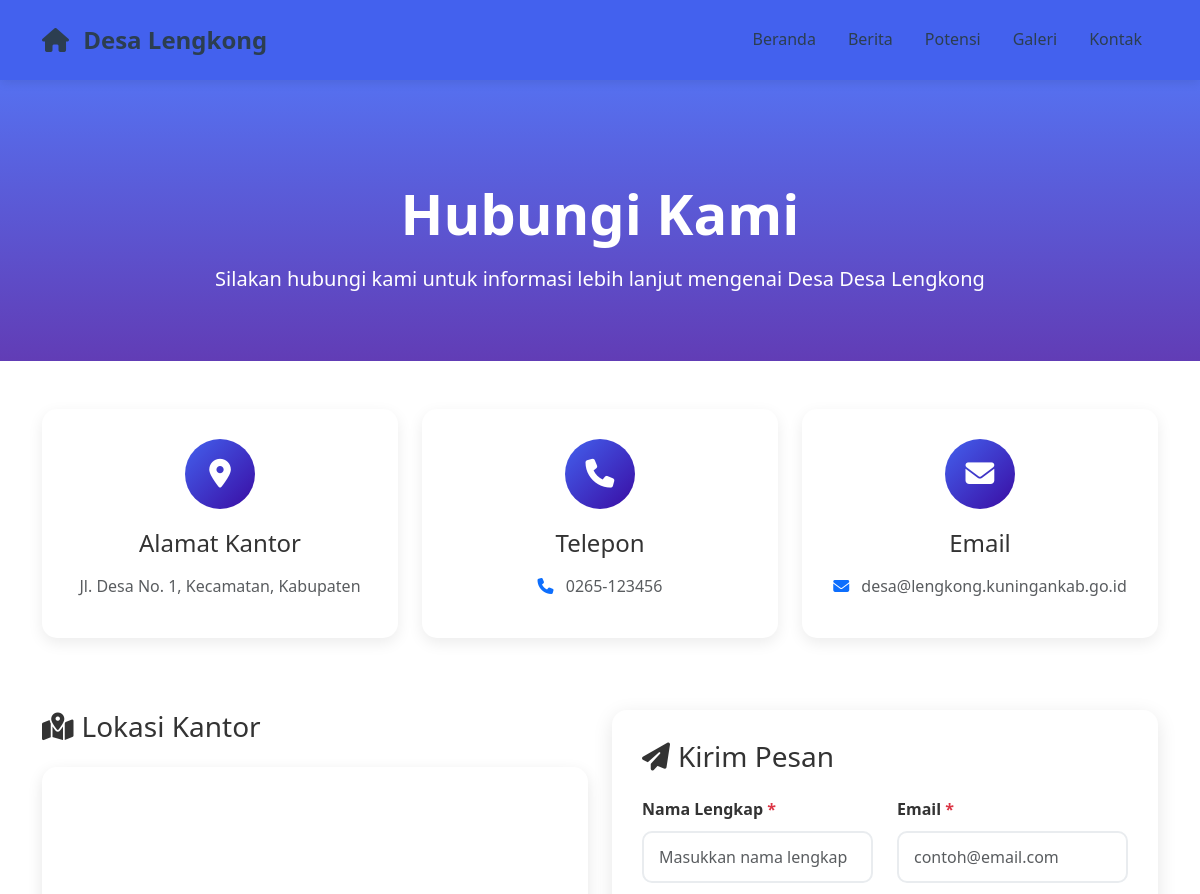
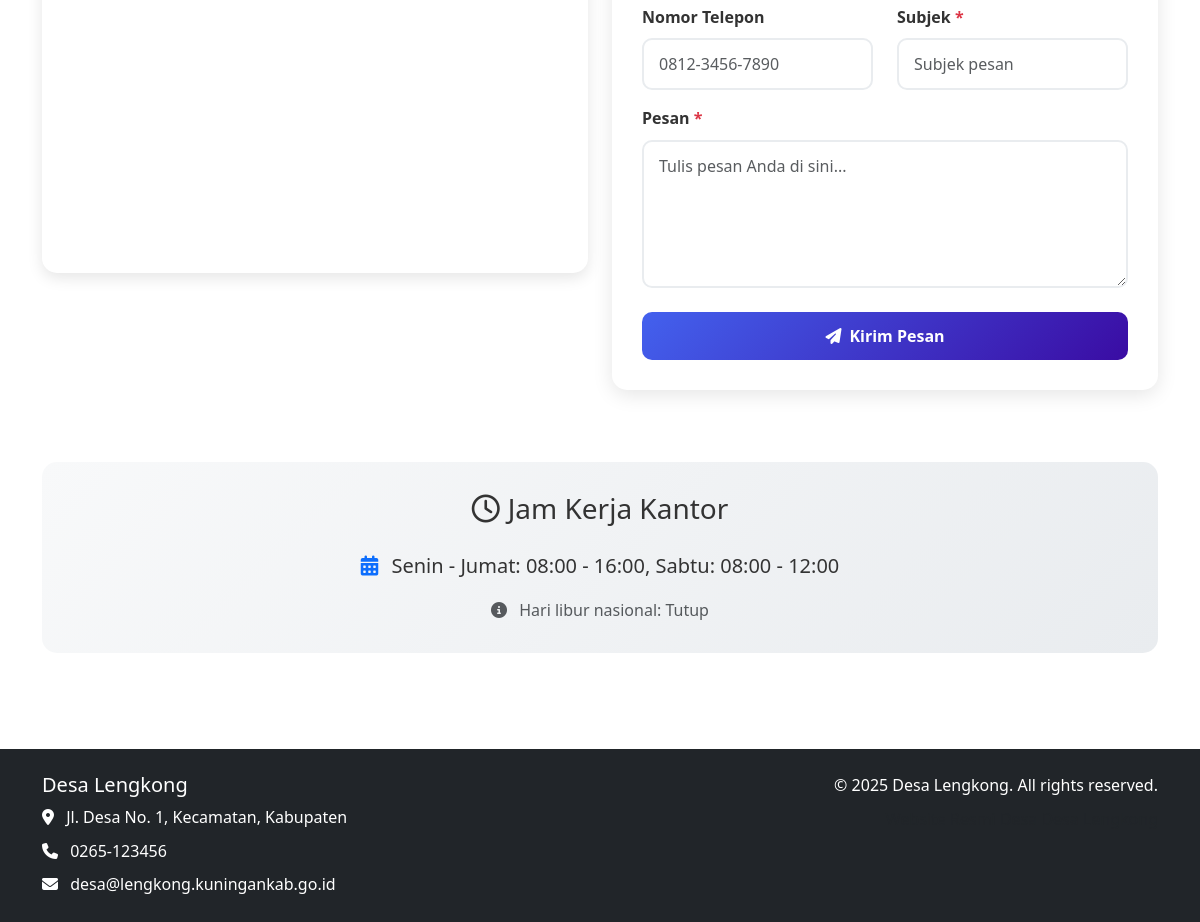
The page /kontak.php on the database its author committed (2 pictures, top to bottom).
### tables this page shows
CREATE TABLE `pengaturan` (
  `id` int NOT NULL,
  `nama_desa` varchar(100) DEFAULT 'Desa Lengkong',
  `motto_desa` varchar(255) DEFAULT NULL,
  `alamat_kantor` text,
  `telepon` varchar(20) DEFAULT NULL,
  `email` varchar(100) DEFAULT NULL,
  `website` varchar(100) DEFAULT NULL,
  `facebook` varchar(100) DEFAULT NULL,
  `instagram` varchar(100) DEFAULT NULL,
  `youtube` varchar(100) DEFAULT NULL,
  `whatsapp` varchar(20) DEFAULT NULL,
  `latitude` decimal(10,8) DEFAULT NULL,
  `longitude` decimal(11,8) DEFAULT NULL,
  `tentang_desa` text,
  `sejarah_desa` text,
  `visi` text,
  `misi` text,
  `logo` varchar(255) DEFAULT NULL,
  `favicon` varchar(255) DEFAULT NULL,
  `theme_color` varchar(7) DEFAULT NULL,
  `updated_at` timestamp NULL DEFAULT CURRENT_TIMESTAMP ON UPDATE CURRENT_TIMESTAMP
);

### kontak.php (the view, shortened to what this page needs)
<?php
require_once '../functions.php';
function get_kontak_settings($conn) {
    $default_settings = [
        'nama_desa' => 'Desa Lengkong',
        'alamat' => 'Jl. Desa No. 1, Kecamatan, Kabupaten',
        'telepon' => '(021) 12345678',
        'telepon2' => '',
        'email' => 'desa@example.com',
        'email2' => '',
        'facebook' => '#',
        'instagram' => '#',
        'youtube' => '#',
        'twitter' => '',
        'maps_embed' => '',
        'jam_kerja' => 'Senin - Jumat: 08:00 - 16:00, Sabtu: 08:00 - 12:00'
    ];
    $result = @mysqli_query($conn, "SHOW TABLES LIKE 'pengaturan'");
    if ($result && mysqli_num_rows($result) > 0) {
        $settings_result = mysqli_query($conn, "SELECT * FROM pengaturan LIMIT 1");
        if ($settings_result && mysqli_num_rows($settings_result) > 0) {
            $db_settings = mysqli_fetch_assoc($settings_result);
            return array_merge($default_settings, $db_settings);
        }
    }
    return $default_settings;
}
$settings = get_kontak_settings($conn);
?>
<!DOCTYPE html>
<html lang="id">
<head>
    <link href="https://cdn.jsdelivr.net/npm/bootstrap@5.3.0/dist/css/bootstrap.min.css" rel="stylesheet">
    <link rel="stylesheet" href="https://cdnjs.cloudflare.com/ajax/libs/font-awesome/6.4.0/css/all.min.css">
    <link rel="stylesheet" href="../assets/css/style.css">
</head>
<body>
    <?php
    if (!file_exists('../includes/header.php')): ?>
    <nav class="navbar navbar-expand-lg navbar-dark fixed-top" style="background: var(--primary);">
        <div class="container">
            <a class="navbar-brand" href="../index.php">
                <i class="fas fa-home me-2"></i>
                <?php echo htmlspecialchars($settings['nama_desa']); ?>
            </a>
            <div class="collapse navbar-collapse" id="navbarNav">
                <ul class="navbar-nav ms-auto">
                    <li class="nav-item"><a class="nav-link" href="../index.php">Beranda</a></li>
                    <li class="nav-item"><a class="nav-link" href="berita.php">Berita</a></li>
                    <li class="nav-item"><a class="nav-link" href="potensi.php">Potensi</a></li>
                    <li class="nav-item"><a class="nav-link" href="galeri.php">Galeri</a></li>
                    <li class="nav-item"><a class="nav-link active" href="kontak.php">Kontak</a></li>
                </ul>
            </div>
        </div>
    </nav>
    <?php else: ?>
        <?php include '../includes/header.php'; ?>
    <?php endif; ?>
    <section class="contact-hero">
        <div class="container">
            <h1 class="display-4 fw-bold mb-3">Hubungi Kami</h1>
            <p class="lead">Silakan hubungi kami untuk informasi lebih lanjut mengenai Desa <?php echo htmlspecialchars($settings['nama_desa']); ?></p>
        </div>
    </section>
    <main class="py-5">
        <div class="container">
            <div class="row mb-5">
                <div class="col-lg-4 col-md-6 mb-4">
                    <div class="contact-card">
                        <div class="contact-icon">
                            <i class="fas fa-map-marker-alt"></i>
                        </div>
                        <h4 class="mb-3">Alamat Kantor</h4>
                        <p class="text-muted mb-0">
                            <?php echo htmlspecialchars($settings['alamat']); ?>
                        </p>
                    </div>
                </div>
                <div class="col-lg-4 col-md-6 mb-4">
                    <div class="contact-card">
                        <div class="contact-icon">
                            <i class="fas fa-phone"></i>
                        </div>
                        <h4 class="mb-3">Telepon</h4>
                        <p class="text-muted mb-2">
                            <i class="fas fa-phone me-2 text-primary"></i>
                            <?php echo htmlspecialchars($settings['telepon']); ?>
                        </p>
                    </div>
                </div>
                <div class="col-lg-4 col-md-6 mb-4">
                    <div class="contact-card">
                        <div class="contact-icon">
                            <i class="fas fa-envelope"></i>
                        </div>
                        <h4 class="mb-3">Email</h4>
                        <p class="text-muted mb-2">
                            <i class="fas fa-envelope me-2 text-primary"></i>
                            <?php echo htmlspecialchars($settings['email']); ?>
                        </p>
                    </div>
                </div>
            </div>
            <div class="row mb-5">
                <div class="col-lg-6 mb-4">
                    <h3 class="mb-4"><i class="fas fa-map-marked-alt me-2"></i>Lokasi Kantor</h3>
                    <div class="map-container">
                        <?php if (!empty($settings['maps_embed'])): ?>
                            <?php echo $settings['maps_embed']; ?>
                        <?php else: ?>
                            <iframe
                                src="https://www.google.com/maps/embed?pb=!1m18!1m12!1m3!1d3966.521260322283!2d106.8195613507824!3d-6.194741395493371!2m3!1f0!2f0!3f0!3m2!1i1024!2i768!4f13.1!3m3!1m2!1s0x2e69f5390917b759%3A0x6b45e67356080477!2sJakarta%2C+Daerah+Khusus+Ibukota+Jakarta!5e0!3m2!1sid!2sid!4v1435246472616"
                                width="100%"
                                height="100%"
                                style="border:0;"
                                allowfullscreen=""
                                loading="lazy"
                                title="Lokasi Kantor Desa">
                            </iframe>
                        <?php endif; ?>
                    </div>
                </div>
                <div class="col-lg-6 mb-4">
                    <div class="contact-form">
                        <h3 class="mb-4"><i class="fas fa-paper-plane me-2"></i>Kirim Pesan</h3>
                        <form method="POST" action="" id="contactForm" novalidate>
                            <div class="row">
                                <div class="col-md-6 mb-3">
                                    <label class="form-label fw-semibold">Nama Lengkap <span class="text-danger">*</span></label>
                                    <input type="text" name="nama" class="form-control"
                                           value="<?php echo htmlspecialchars($_POST['nama'] ?? ''); ?>"
                                           required
                                           placeholder="Masukkan nama lengkap">
                                </div>
                                <div class="col-md-6 mb-3">
                                    <label class="form-label fw-semibold">Email <span class="text-danger">*</span></label>
                                    <input type="email" name="email" class="form-control"
                                           value="<?php echo htmlspecialchars($_POST['email'] ?? ''); ?>"
                                           required
                                           placeholder="contoh@email.com">
                                </div>
                            </div>
                            <div class="row">
                                <div class="col-md-6 mb-3">
                                    <label class="form-label fw-semibold">Nomor Telepon</label>
                                    <input type="tel" name="telepon" class="form-control"
                                           value="<?php echo htmlspecialchars($_POST['telepon'] ?? ''); ?>"
                                           placeholder="0812-3456-7890">
                                </div>
                                <div class="col-md-6 mb-3">
                                    <label class="form-label fw-semibold">Subjek <span class="text-danger">*</span></label>
                                    <input type="text" name="subjek" class="form-control"
                                           value="<?php echo htmlspecialchars($_POST['subjek'] ?? ''); ?>"
                                           required
                                           placeholder="Subjek pesan">
                                </div>
                            </div>
                            <div class="mb-4">
                                <label class="form-label fw-semibold">Pesan <span class="text-danger">*</span></label>
                                <textarea name="pesan" class="form-control" rows="5"
                                          required
                                          placeholder="Tulis pesan Anda di sini..."><?php echo htmlspecialchars($_POST['pesan'] ?? ''); ?></textarea>
                            </div>
                            <button type="submit" class="btn btn-submit">
                                <i class="fas fa-paper-plane me-2"></i>Kirim Pesan
                            </button>
                        </form>
                    </div>
                </div>
            </div>
            <div class="row">
                <div class="col-12">
                    <div class="office-hours">
                        <h3 class="mb-4"><i class="far fa-clock me-2"></i>Jam Kerja Kantor</h3>
                        <p class="lead mb-0">
                            <i class="fas fa-calendar-alt me-2 text-primary"></i>
                            <?php echo htmlspecialchars($settings['jam_kerja']); ?>
                        </p>
                        <p class="text-muted mt-3 mb-0">
                            <i class="fas fa-info-circle me-2"></i>
                            Hari libur nasional: Tutup
                        </p>
                    </div>
                </div>
            </div>
        </div>
    </main>
    <?php
    if (!file_exists('../includes/footer.php')): ?>
    <footer class="bg-dark text-white py-4 mt-5">
        <div class="container">
            <div class="row">
                <div class="col-md-6">
                    <h5><?php echo htmlspecialchars($settings['nama_desa']); ?></h5>
                    <p class="mb-2">
                        <i class="fas fa-map-marker-alt me-2"></i>
                        <?php echo htmlspecialchars($settings['alamat']); ?>
                    </p>
                    <?php if (isset($settings['telepon'])): ?>
                    <p class="mb-2">
                        <i class="fas fa-phone me-2"></i>
                        <?php echo htmlspecialchars($settings['telepon']); ?>
                    </p>
                    <?php endif; ?>
                    <?php if (isset($settings['email'])): ?>
                    <p class="mb-0">
                        <i class="fas fa-envelope me-2"></i>
                        <?php echo htmlspecialchars($settings['email']); ?>
                    </p>
                    <?php endif; ?>
                </div>
                <div class="col-md-6 text-md-end mt-3 mt-md-0">
                    <p class="mb-0">&copy; <?php echo date('Y'); ?> <?php echo htmlspecialchars($settings['nama_desa']); ?>. All rights reserved.</p>
                    <p class="text-muted mb-0 mt-2">Website Resmi Desa <?php echo htmlspecialchars($settings['nama_desa']); ?></p>
                </div>
            </div>
        </div>
    </footer>
    <?php else: ?>
        <?php include '../includes/footer.php'; ?>
    <?php endif; ?>
</body>
</html>

### style.css (style rules this page uses)
:root { --primary-color: #2c3e50; --secondary-color: #3498db; --accent-color: #e74c3c; --light-color: #ecf0f1; --dark-color: #2c3e50; --gray-color: #7f8c8d; --shadow: 0 4px 6px rgba(0, 0, 0, 0.1); --transition: all 0.3s ease; }
* { margin: 0; padding: 0; box-sizing: border-box; }
body { font-family: 'Segoe UI', Tahoma, Geneva, Verdana, sans-serif; line-height: 1.6; color: #333; overflow-x: hidden; }
.navbar { background: rgba(255, 255, 255, 0.95); backdrop-filter: blur(10px); box-shadow: 0 2px 10px rgba(0, 0, 0, 0.1); padding: 1rem 0; transition: var(--transition); }
.navbar-brand { font-weight: 700; font-size: 1.5rem; color: var(--primary-color) !important; }
.nav-link { font-weight: 500; color: var(--dark-color) !important; margin: 0 0.5rem; transition: var(--transition); }

### kontak.php (style rules this page uses)
:root { --primary: #4361ee; --secondary: #3a0ca3; --accent: #7209b7; --success: #4cc9f0; --dark: #212529; --light: #f8f9fa; }
.contact-hero { background: linear-gradient(rgba(67, 97, 238, 0.9), rgba(58, 12, 163, 0.8)); color: white; padding: 100px 0 50px; text-align: center; margin-top: 80px; }
.contact-card { border: none; border-radius: 15px; box-shadow: 0 5px 15px rgba(0,0,0,0.08); padding: 30px; height: 100%; transition: all 0.3s ease; background: white; text-align: center; }
.contact-icon { width: 70px; height: 70px; border-radius: 50%; background: linear-gradient(135deg, var(--primary), var(--secondary)); display: flex; align-items: center; justify-content: center; margin: 0 auto 20px; color: white; font-size: 1.8rem; }
.contact-form { background: white; border-radius: 15px; box-shadow: 0 5px 20px rgba(0,0,0,0.1); padding: 30px; }
.form-control, .form-select { border-radius: 10px; padding: 12px 15px; border: 2px solid #e9ecef; transition: all 0.3s ease; }
.map-container { border-radius: 15px; overflow: hidden; box-shadow: 0 5px 15px rgba(0,0,0,0.1); height: 400px; }
.btn-submit { background: linear-gradient(135deg, var(--primary), var(--secondary)); color: white; border: none; padding: 12px 30px; border-radius: 10px; font-weight: 600; transition: all 0.3s ease; width: 100%; }
.office-hours { background: linear-gradient(135deg, #f8f9fa, #e9ecef); border-radius: 15px; padding: 30px; text-align: center; }

### rows shown on the page
pengaturan: nama_desa "Desa Lengkong", telepon "0265-123456", email "desa@lengkong.kuningankab.go.id"

### other values the page prints
$settings['alamat'] "Jl. Desa No. 1, Kecamatan, Kabupaten"
$settings['jam_kerja'] "Senin - Jumat: 08:00 - 16:00, Sabtu: 08:00 - 12:00"
